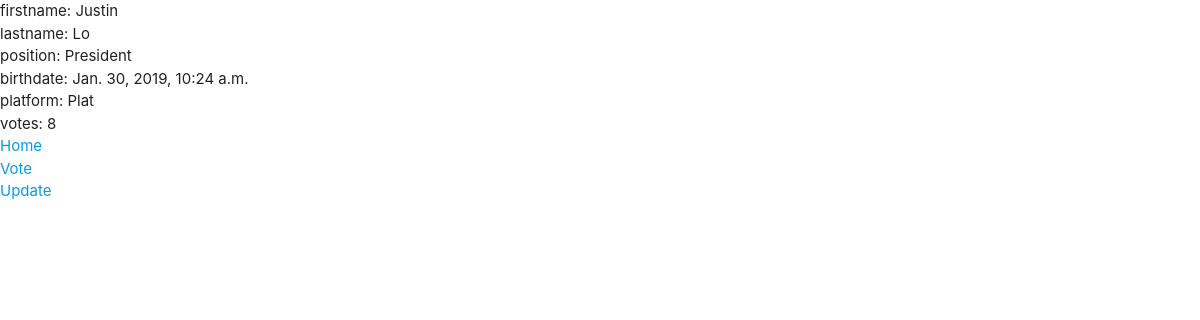
/votes/1, run on the app's committed database.
### votes/models.py (models this page shows)
class Candidate(models.Model):
    firstname = models.CharField(max_length=100)
    lastname = models.CharField(max_length=100)
    position = models.ForeignKey(Position,on_delete=models.CASCADE)
    birthdate = models.DateTimeField(default=datetime.now ,blank=True)
    platform = models.TextField()

class Position(models.Model):
    name = models.CharField(max_length=100)
    description = models.TextField()
    def __str__(self):
        return self.name

### votes/views.py (the view)
# urls.py: path('<int:c_id>',views.detail,name ="detail"),
def detail(request, c_id):
    context={}
    c = Candidate.objects.get(id=c_id)
    votes_total = Vote.objects.filter(candidate = c).count
    context['candidate'] = c
    context["votes_total"] = votes_total
    return render(request,"detail.html",context)

### votes/templates/detail.html
{% extends 'base.html' %}
{% block body %}
    firstname: {{ candidate.firstname  }}
    <br/>
    lastname: {{ candidate.lastname  }}
    <br/>
    position: {{ candidate.position  }}
    <br/>
    birthdate:  {{ candidate.birthdate  }}
    <br/>
    platform: {{ candidate.platform  }}
    <br/>
    votes: {{ votes_total }}
    <br/>
    <a href="{% url 'votes:index' %}">Home</a>
    <br/>
    <a href="{% url 'votes:vote' candidate.id %}">Vote</a>
    <br/>
    <a href="{% url 'votes:update' candidate.id %}">Update</a>
{% endblock %}

### data on the page
Candidate: firstname "Justin", lastname "Lo", position "President", birthdate "Jan. 30, 2019, 10:24 a.m.", platform "Plat"

### other printed values
{{ votes_total }} "8"
